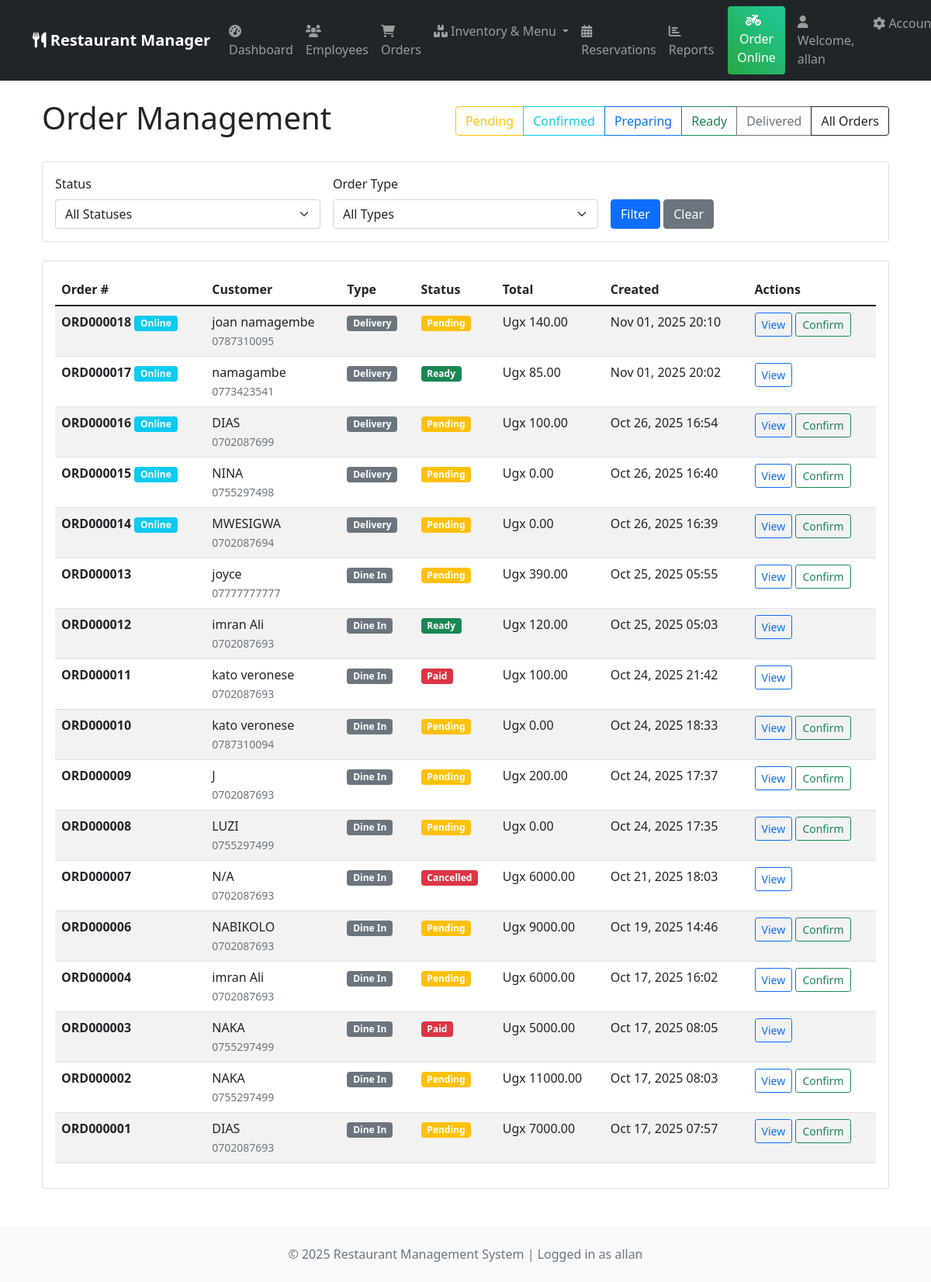
Page /orders/management/ (signed in) on the committed database.
### orders/models.py (models this page shows, shortened)
class Order(models.Model):
    ORDER_STATUS = [
        ('pending', 'Pending'),
        ('confirmed', 'Confirmed'),
        ('preparing', 'Preparing'),
        ('ready', 'Ready'),
        ('served', 'Served'),
        ('cancelled', 'Cancelled'),
        ('paid', 'Paid'),
    ]
    ORDER_TYPES = [
        ('dine_in', 'Dine In'),
        ('takeaway', 'Takeaway'),
        ('delivery', 'Delivery'),
    ]
    order_number = models.CharField(max_length=20, unique=True)
    customer = models.ForeignKey(Customer, on_delete=models.CASCADE, related_name='orders')
    order_type = models.CharField(max_length=20, choices=ORDER_TYPES)
    status = models.CharField(max_length=20, choices=ORDER_STATUS, default='pending')
    table_number = models.PositiveIntegerField(null=True, blank=True)
    waiter = models.ForeignKey(Employee, on_delete=models.SET_NULL, null=True, blank=True)
    created_at = models.DateTimeField(auto_now_add=True)
    updated_at = models.DateTimeField(auto_now=True)
    total_amount = models.DecimalField(max_digits=10, decimal_places=2, default=0, validators=[MinValueValidator(0)])
    notes = models.TextField(blank=True)
    branch = models.ForeignKey(Branch, on_delete=models.CASCADE, null=True, blank=True)
    delivery_address = models.TextField(blank=True, null=True)
    customer_phone = models.CharField(max_length=20, blank=True)
    customer_email = models.EmailField(blank=True)

### core/models.py (models this page shows, shortened)
class Customer(models.Model):
    name = models.CharField(max_length=100)
    phone = models.CharField(max_length=20)
    email = models.EmailField(blank=True, null=True)
    address = models.TextField(blank=True, null=True)
    created_at = models.DateTimeField(auto_now_add=True)
    preferred_branch = models.ForeignKey(Branch, on_delete=models.SET_NULL, null=True, blank=True)
    def orders_count(self):
        return self.order_set.count()
    orders_count.short_description = 'Total Orders'

### orders/views.py (the view)
# urls.py: path('management/', views.order_management, name='order_management'),
@login_required
@user_passes_test(is_staff_user)
def order_management(request):
    orders = Order.objects.all().order_by('-created_at')
    status_filter = request.GET.get('status')
    if status_filter:
        orders = orders.filter(status=status_filter)
    order_type_filter = request.GET.get('order_type')
    if order_type_filter:
        orders = orders.filter(order_type=order_type_filter)
    context = {
        'orders': orders,
        'status_choices': Order.ORDER_STATUS,
        'order_type_choices': Order.ORDER_TYPES,
    }
    return render(request, 'orders/order_management.html', context)

### core/context_processors.py (called while the page is built)
def restaurant_info(request):
    try:
        restaurant = Restaurant.objects.first()
    except:
        restaurant = None
    return {
        'restaurant': restaurant
    }

### orders/views.py (called while the page is built)
def is_staff_user(user):
    return user.is_staff or user.is_superuser

### templates/orders/order_management.html (shortened to what this page needs)
{% extends 'base.html' %}
{% block content %}
<div class="container-fluid">
    <div class="d-flex justify-content-between align-items-center mb-4">
        <h1>Order Management</h1>
        <div class="btn-group">
            <a href="?status=pending" class="btn btn-outline-warning">Pending</a>
            <a href="?status=confirmed" class="btn btn-outline-info">Confirmed</a>
            <a href="?status=preparing" class="btn btn-outline-primary">Preparing</a>
            <a href="?status=ready" class="btn btn-outline-success">Ready</a>
            <a href="?status=delivered" class="btn btn-outline-secondary">Delivered</a>
            <a href="{% url 'orders:order_management' %}" class="btn btn-outline-dark">All Orders</a>
        </div>
    </div>
    <div class="card mb-4">
        <div class="card-body">
            <form method="get" class="row g-3">
                <div class="col-md-4">
                    <label for="status" class="form-label">Status</label>
                    <select name="status" id="status" class="form-select">
                        <option value="">All Statuses</option>
                    </select>
                </div>
                <div class="col-md-4">
                    <label for="order_type" class="form-label">Order Type</label>
                    <select name="order_type" id="order_type" class="form-select">
                        <option value="">All Types</option>
                    </select>
                </div>
                <div class="col-md-4">
                    <label class="form-label">&nbsp;</label>
                    <div>
                        <button type="submit" class="btn btn-primary">Filter</button>
                        <a href="{% url 'orders:order_management' %}" class="btn btn-secondary">Clear</a>
                    </div>
                </div>
            </form>
        </div>
    </div>
    <div class="card">
        <div class="card-body">
            <div class="table-responsive">
                <table class="table table-striped table-hover">
                    <thead>
                        <tr>
                            <th>Order #</th>
                            <th>Customer</th>
                            <th>Type</th>
                            <th>Status</th>
                            <th>Total</th>
                            <th>Created</th>
                            <th>Actions</th>
                        </tr>
                    </thead>
                    <tbody>
                        {% for order in orders %}
                        <tr>
                            <td>
                                <strong>{{ order.order_number }}</strong>
                                {% if order.order_type == 'delivery' %}
                                <span class="badge bg-info">Online</span>
                                {% endif %}
                            </td>
                            <td>
                                {{ order.customer.name }}<br>
                                <small class="text-muted">{{ order.customer.phone }}</small>
                            </td>
                            <td>
                                <span class="badge bg-secondary">{{ order.get_order_type_display }}</span>
                            </td>
                            <td>
                                <span class="badge bg-{% if order.status == 'pending' %}warning{% elif order.status == 'confirmed' %}info{% elif order.status == 'preparing' %}primary{% elif order.status == 'ready' %}success{% elif order.status == 'delivered' %}secondary{% else %}danger{% endif %}">
                                    {{ order.get_status_display }}
                                </span>
                            </td>
                            <td>Ugx {{ order.total_amount }}</td>
                            <td>{{ order.created_at|date:"M d, Y H:i" }}</td>
                            <td>
                                <a href="{% url 'orders:order_detail_management' order.id %}"
                                   class="btn btn-sm btn-outline-primary">View</a>
                                {% if order.status == 'pending' %}
                                <a href="{% url 'orders:update_order_status' order.id %}?status=confirmed"
                                   class="btn btn-sm btn-outline-success">Confirm</a>
                                {% endif %}
                            </td>
                        </tr>
                        {% empty %}
                        <tr>
                            <td colspan="7" class="text-center text-muted py-4">
                                No orders found
                            </td>
                        </tr>
                        {% endfor %}
                    </tbody>
                </table>
            </div>
        </div>
    </div>
</div>
{% endblock %}

### templates/base.html (shortened to what this page needs)
<!DOCTYPE html>
<html lang="en">
<head>
    <link href="https://cdn.jsdelivr.net/npm/bootstrap@5.1.3/dist/css/bootstrap.min.css" rel="stylesheet">
    <link href="https://cdnjs.cloudflare.com/ajax/libs/font-awesome/6.0.0/css/all.min.css" rel="stylesheet">
</head>
<body>
    <nav class="navbar navbar-expand-lg navbar-dark bg-dark">
        <div class="container">
            <a class="navbar-brand" href="{% url 'core:dashboard' %}">
                <i class="fas fa-utensils"></i>
                {% if restaurant %}
                    {{ restaurant.name }} Manager
                {% else %}
                    Restaurant Manager
                {% endif %}
            </a>
            <div class="collapse navbar-collapse" id="navbarNav">
                <ul class="navbar-nav me-auto">
                    {% if user.is_authenticated %}
                    <li class="nav-item">
                        <a class="nav-link" href="{% url 'core:dashboard' %}">
                            <i class="fas fa-tachometer-alt"></i> Dashboard
                        </a>
                    </li>
                    <li class="nav-item">
                        <a class="nav-link" href="{% url 'core:employee_list' %}">
                            <i class="fas fa-users"></i> Employees
                        </a>
                    </li>
                    <li class="nav-item">
                        <a class="nav-link" href="{% url 'orders:order_list' %}">
                            <i class="fas fa-shopping-cart"></i> Orders
                        </a>
                    </li>
                    <li class="nav-item dropdown">
                        <a class="nav-link dropdown-toggle" href="#" role="button" data-bs-toggle="dropdown">
                            <i class="fas fa-boxes"></i> Inventory & Menu
                        </a>
                    </li>
                    <li class="nav-item">
                        <a class="nav-link" href="{% url 'reservations:reservation_dashboard' %}">
                            <i class="fas fa-calendar-alt"></i> Reservations
                        </a>
                    </li>
                    <li class="nav-item">
                        <a class="nav-link" href="{% url 'reports:reports_dashboard' %}">
                            <i class="fas fa-chart-bar"></i> Reports
                        </a>
                    </li>
                    {% endif %}
                </ul>
                <div class="navbar-nav">
                    <a class="btn btn-success online-order-btn me-3" href="{% url 'orders:online_order' %}">
                        <i class="fas fa-motorcycle me-2"></i>Order Online
                    </a>
                    {% if user.is_authenticated %}
                        <span class="navbar-text me-3">
                            <i class="fas fa-user"></i> Welcome, {{ user.get_full_name|default:user.username }}
                        </span>
                        <div class="nav-item dropdown">
                            <a class="nav-link dropdown-toggle" href="#" role="button" data-bs-toggle="dropdown">
                                <i class="fas fa-cog"></i> Account
                            </a>
                        </div>
                    {% else %}
                        <a class="nav-link" href="{% url 'login' %}">
                            <i class="fas fa-sign-in-alt"></i> Login
                        </a>
                    {% endif %}
                </div>
            </div>
        </div>
    </nav>
    <div class="container mt-4">
        {% block content %}
        {% endblock %}
    </div>
    <footer class="mt-5 py-4 bg-light">
        <div class="container text-center">
            <p class="text-muted mb-0">
                &copy; {% now "Y" %} Restaurant Management System
                {% if user.is_authenticated %}
                | Logged in as {{ user.username }}
                {% endif %}
            </p>
        </div>
    </footer>
</body>
</html>

### templates/base.html (style rules this page uses)
.navbar-brand { font-weight: 600; }
.navbar-nav .nav-link { padding: 8px 15px; margin: 2px 0; border-radius: 5px; transition: all 0.3s ease; }
.online-order-btn { background: linear-gradient(45deg, #28a745, #20c997); border: none; margin-left: 10px; }

### rows in the picture
Order: order_number "ORD000018", shows "Online", customer.name "joan namagembe", customer.phone "0787310095", order_type "Delivery", status "Pending", total_amount "140.00", created_at "Nov 01, 2025 20:10", shows "Confirm"
Order: order_number "ORD000017", shows "Online", customer.name "namagambe", customer.phone "0773423541", order_type "Delivery", status "Ready", total_amount "85.00", created_at "Nov 01, 2025 20:02"
Order: order_number "ORD000016", shows "Online", customer.name "DIAS", customer.phone "0702087699", order_type "Delivery", status "Pending", total_amount "100.00", created_at "Oct 26, 2025 16:54", shows "Confirm"
Order: order_number "ORD000015", shows "Online", customer.name "NINA", customer.phone "0755297498", order_type "Delivery", status "Pending", total_amount "0.00", created_at "Oct 26, 2025 16:40", shows "Confirm"
Order: order_number "ORD000014", shows "Online", customer.name "MWESIGWA", customer.phone "0702087694", order_type "Delivery", status "Pending", total_amount "0.00", created_at "Oct 26, 2025 16:39", shows "Confirm"
Order: order_number "ORD000013", customer.name "joyce", customer.phone "07777777777", order_type "Dine In", status "Pending", total_amount "390.00", created_at "Oct 25, 2025 05:55", shows "Confirm"
Order: order_number "ORD000012", customer.name "imran Ali", customer.phone "0702087693", order_type "Dine In", status "Ready", total_amount "120.00", created_at "Oct 25, 2025 05:03"
Order: order_number "ORD000011", customer.name "kato veronese", customer.phone "0702087693", order_type "Dine In", status "Paid", total_amount "100.00", created_at "Oct 24, 2025 21:42"
Order: order_number "ORD000010", customer.name "kato veronese", customer.phone "0787310094", order_type "Dine In", status "Pending", total_amount "0.00", created_at "Oct 24, 2025 18:33", shows "Confirm"
Order: order_number "ORD000009", customer.name "J", customer.phone "0702087693", order_type "Dine In", status "Pending", total_amount "200.00", created_at "Oct 24, 2025 17:37", shows "Confirm"
Order: order_number "ORD000008", customer.name "LUZI", customer.phone "0755297499", order_type "Dine In", status "Pending", total_amount "0.00", created_at "Oct 24, 2025 17:35", shows "Confirm"
Order: order_number "ORD000007", customer.name "N/A", customer.phone "0702087693", order_type "Dine In", status "Cancelled", total_amount "6000.00", created_at "Oct 21, 2025 18:03"
Order: order_number "ORD000006", customer.name "NABIKOLO", customer.phone "0702087693", order_type "Dine In", status "Pending", total_amount "9000.00", created_at "Oct 19, 2025 14:46", shows "Confirm"
Order: order_number "ORD000004", customer.name "imran Ali", customer.phone "0702087693", order_type "Dine In", status "Pending", total_amount "6000.00", created_at "Oct 17, 2025 16:02", shows "Confirm"
Order: order_number "ORD000003", customer.name "NAKA", customer.phone "0755297499", order_type "Dine In", status "Paid", total_amount "5000.00", created_at "Oct 17, 2025 08:05"
Order: order_number "ORD000002", customer.name "NAKA", customer.phone "0755297499", order_type "Dine In", status "Pending", total_amount "11000.00", created_at "Oct 17, 2025 08:03", shows "Confirm"
Order: order_number "ORD000001", customer.name "DIAS", customer.phone "0702087693", order_type "Dine In", status "Pending", total_amount "7000.00", created_at "Oct 17, 2025 07:57", shows "Confirm"

### other values in the picture
{{ user.get_full_name|default:user.username }} "allan"
{{ user.username }} "allan"
